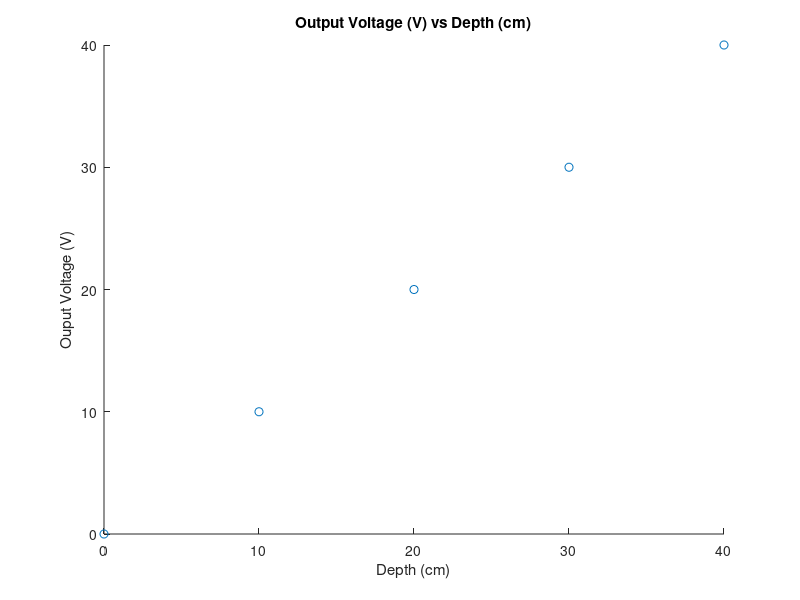

Recreate this plot in MATLAB.
%% CHANGE TO BE ABOUT DEPTH
% Most of this code was written by the e80 teaching team, and then modified
% for our purposes :)

% reflectedVpp = [4.2 4.5 4.5 4.3 4.3];
% transmittedVpp = [4.7 4.34 34.3 4.3];
x = [-2.0217   -1.3724   -0.7231   -0.0737    0.5756]; % circuit output voltages
y = [0 10 20 30 40]; % depths

% Script for the linear fit of data. The independent values are
% in the x array and the matched dependent values are in the y array. This
% script does not use MATLAB's built-in fitting functions, but uses the
% formulas from the videos/class notes.
% You also need to enter the confidence level, typically 95%. The values
% that are calculated and displayed are:
% 1. Beta_hat_1 (the best-fit slope)
% 2. Beta_hat_0 (the best-fit y-intercept)
% 3. The Root Mean Square Residual, Se
% 4. The Standard Error for beta0, Sbeta0
% 5. The Standard Error for beta1, Sbeta1
% 6. The confidence intervals for beta1 and beta0.
% After calculating these quantities, the script plots the original data,
% the best fit line, and the upper and lower bounds for the confidence
% interval on the best fit line.
% x = [7.5 4 6 5 8]; % Uncomment and add your own data
% y = [3.70 3.10 3.32 2.98 3.68]; % Uncomment and add your own data
confLev = 0.95; % The confidence level
N = length(y); % The number of data points
xbar = mean(x);
ybar = mean(y);
Sxx = dot((x-xbar),(x-xbar));
%Sxx = (x-xbar)*transpose(x-xbar);
% beta1 is the estimated best slope of the best-fit line
beta1 = dot((x-xbar),(y-ybar))/Sxx
% beta1 = ((x-xbar)*transpose(y-ybar))/Sxx
% beta0 is the estimated best-fit y-intercept of the best fit line
beta0 = ybar - beta1*xbar
yfit = beta0 + beta1*x;
SSE = dot((y - yfit),(y - yfit)) % Sum of the squared residuals
% SSE = (y - yfit)*transpose(y - yfit) % Sum of the squared residuals
Se = sqrt(SSE/(N-2)) % The Root Mean Square Residual
Sbeta0 = Se*sqrt(1/N + xbar^2/Sxx)
Sbeta1 = Se/sqrt(Sxx)
% tinv defaults to 1-sided test. We need 2-sises, hence:(1-0.5*(1-confLev))
StdT = tinv((1-0.5*(1-confLev)),N-2) % The Student's t factor
lambdaBeta1 = StdT*Sbeta1 % The 1/2 confidence interval on beta1
lambdaBeta0 = StdT*Sbeta0 % The 1/2 confidence interval on beta0
range = max(x) - min(x);
xplot = min(x):range/30:max(x); % Generate array for plotting
yplot = beta0 + beta1*xplot; % Generate array for plotting
Syhat = Se*sqrt(1/N + (xplot - xbar).*(xplot - xbar)/Sxx);
lambdayhat = StdT*Syhat;
Sy = Se*sqrt(1+1/N + (xplot - xbar).*(xplot - xbar)/Sxx);
lambday = StdT*Sy;
figure(1)
plot(x,y,'x')
hold on
plot(xplot,yplot)
plot(xplot,yplot+lambdayhat,'-.b',xplot,yplot-lambdayhat,'-.b')
plot(xplot,yplot+lambday,'--m',xplot,yplot-lambday,'--m')
xlabel('90^\circ V_{pp} / transmission V_{pp}')
ylabel('Calculated turbidity')
if beta1 > 0 % Fix this
    location = 'northwest';
else
    location = 'northeast';
end
legend('Data Points','Best Fit Line','Upper Func. Bound',...
    'Lower Func. Bound', 'Upper Obs. Bound', 'Lower Obs. Bound',...
    'Location', location)

set(gcf, 'Color', [1 1 1])
hold off

pred_y = x*beta1 + beta0;
scatter(y, pred_y)
xlabel('Depth (cm)')
ylabel('Ouput Voltage (V)')
title("Output Voltage (V) vs Depth (cm)")